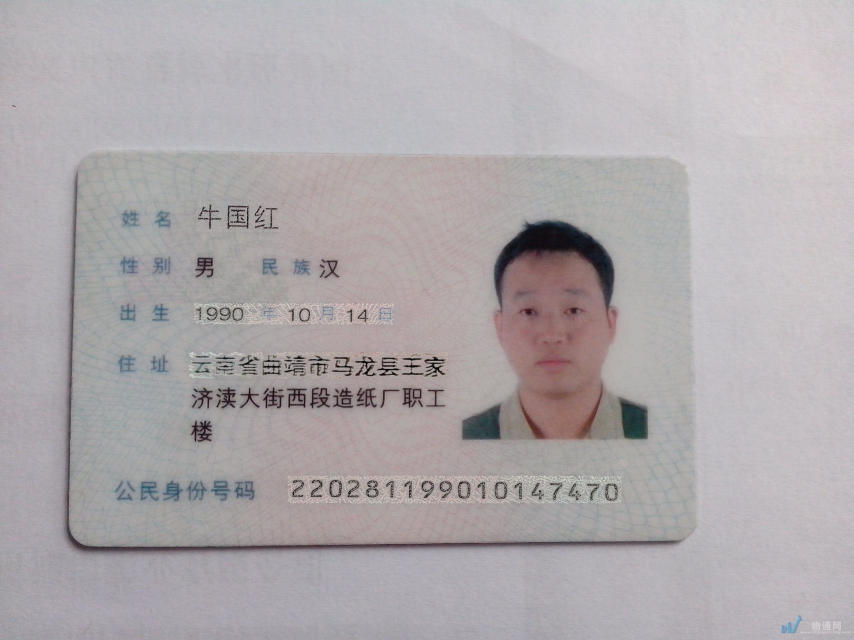
#> input picture tamper_data/easy/images/0039_1.jpg, 2560 x 1920 px, found by its file name (shown at 1/3 size); its folder holds only this picture in this run
$ python step1_build_matrix.py
#> lines starting #> are read from the running program, lines starting #| are printed output that depends on the picture
### src/features/feature_ela.py
"""
ELA (Error Level Analysis) 错误级别分析
原理：通过重新压缩图像并比较误差来检测篡改区域
"""

import cv2
import numpy as np

def extract_ela_features(image_path, quality=90):
    """
    提取ELA特征

    Args:
        image_path: 图像路径
        quality: JPEG压缩质量 (1-100)

    Returns:
        feature_vector: 特征向量
        ela_image: ELA差异图像
    """
    # 读取原始图像
    original = cv2.imread(image_path)
    if original is None:
        return None, None

    # 保存为JPEG格式（模拟二次压缩）
    temp_path = '/tmp/ela_temp.jpg'
    cv2.imwrite(temp_path, original, [cv2.IMWRITE_JPEG_QUALITY, quality])

    # 读取压缩后的图像
    compressed = cv2.imread(temp_path)

    # 计算差异
    diff = cv2.absdiff(original, compressed)

    # 放大差异
    ela_image = diff * 20

    # 转换为灰度
    gray_ela = cv2.cvtColor(ela_image, cv2.COLOR_BGR2GRAY)

    # 提取特征
    mean_val = np.mean(gray_ela)
    std_val = np.std(gray_ela)
    max_val = np.max(gray_ela)

    # 计算高频区域的占比
    threshold = mean_val + 2 * std_val
    high_freq_ratio = np.sum(gray_ela > threshold) / gray_ela.size

    feature_vector = [mean_val, std_val, max_val, high_freq_ratio]

    return np.array(feature_vector), ela_image


def detect_tampering_ela(image_path, threshold=15):
    """
    使用ELA检测篡改

    Args:
        image_path: 图像路径
        threshold: 篡改判定阈值

    Returns:
        is_tampered: 是否篡改
        score: 篡改分数
    """
    features, _ = extract_ela_features(image_path)

    if features is None:
        return False, 0

    # 使用均值和标准差计算篡改分数
    score = features[0] + features[1]  # mean + std

    is_tampered = score > threshold

    return is_tampered, score

### scripts/step1_build_matrix.py
"""
步骤3.5.1: 构建全量特征矩阵
提取5731张图片的24个特征
"""

import os
import sys
import time
import numpy as np
import pandas as pd
from datetime import datetime

sys.path.insert(0, os.path.join(os.path.dirname(os.path.dirname(os.path.abspath(__file__))), 'src'))

# 数据路径
DATA_DIR = '/tmp/forgery/tamper_data_full/processed'
OUTPUT_DIR = '/tmp/forgery/results/full'

# 导入特征模块
from features import (
    feature_ela, feature_dct, feature_cfa, feature_noise,
    feature_edge, feature_lbp, feature_histogram, feature_sift,
    feature_fft, feature_metadata,
    feature_hog, feature_color, feature_adjacency, feature_wavelet,
    feature_gradient, feature_block_dct, feature_jpeg_ghost, feature_local_noise,
    feature_resampling, feature_contrast, feature_blur, feature_saturation,
    feature_splicing
)

try:
    from features import feature_jpeg_block
    HAS_JPEG_BLOCK = True
except:
    HAS_JPEG_BLOCK = False

FEATURE_MODULES = [
    ('ela', feature_ela),
    ('dct', feature_dct),
    ('cfa', feature_cfa),
    ('noise', feature_noise),
    ('edge', feature_edge),
    ('lbp', feature_lbp),
    ('histogram', feature_histogram),
    ('sift', feature_sift),
    ('fft', feature_fft),
    ('metadata', feature_metadata),
    ('hog', feature_hog),
    ('color', feature_color),
    ('adjacency', feature_adjacency),
    ('wavelet', feature_wavelet),
    ('gradient', feature_gradient),
    ('block_dct', feature_block_dct),
    ('jpeg_ghost', feature_jpeg_ghost),
    ('local_noise', feature_local_noise),
    ('resampling', feature_resampling),
    ('contrast', feature_contrast),
    ('blur', feature_blur),
    ('saturation', feature_saturation),
    ('splicing', feature_splicing),
]

if HAS_JPEG_BLOCK:
    FEATURE_MODULES.append(('jpeg_block', feature_jpeg_block))

FEATURE_NAMES = [f[0] for f in FEATURE_MODULES]


def collect_samples():
    """收集所有样本路径"""
    samples = []

    # Easy
    easy_dir = os.path.join(DATA_DIR, 'easy/images')
    if os.path.exists(easy_dir):
        for f in sorted(os.listdir(easy_dir)):
            if f.endswith(('.jpg', '.png', '.jpeg')):
                samples.append({
                    'path': os.path.join(easy_dir, f),
                    'filename': f,
                    'category': 'easy',
                    'label': 1
                })

    # Difficult
    diff_dir = os.path.join(DATA_DIR, 'difficult/images')
    if os.path.exists(diff_dir):
        for f in sorted(os.listdir(diff_dir)):
            if f.endswith(('.jpg', '.png', '.jpeg')):
                samples.append({
                    'path': os.path.join(diff_dir, f),
                    'filename': f,
                    'category': 'difficult',
                    'label': 1
                })

    # Good
    good_dir = os.path.join(DATA_DIR, 'good')
    if os.path.exists(good_dir):
        for f in sorted(os.listdir(good_dir)):
            if f.endswith(('.jpg', '.png', '.jpeg')):
                samples.append({
                    'path': os.path.join(good_dir, f),
                    'filename': f,
                    'category': 'good',
                    'label': 0
                })

    return samples


def extract_features(samples):
    """提取特征"""
    X = []
    y = []

    total = len(samples)
    start_time = time.time()

    for i, sample in enumerate(samples):
        # 进度显示
        if (i + 1) % 200 == 0:
            elapsed = time.time() - start_time
            speed = (i + 1) / elapsed
            eta = (total - i - 1) / speed
            print(f"进度: {i+1}/{total} ({(i+1)/total*100:.1f}%), 速度: {speed:.1f}张/秒, ETA: {eta:.0f}秒")

        features = []
        for fname, fmodule in FEATURE_MODULES:
            detect_func = getattr(fmodule, f'detect_tampering_{fname}', None)
            if detect_func:
                try:
                    _, score = detect_func(sample['path'])
                    features.append(float(score))
                except:
                    features.append(0.0)
            else:
                features.append(0.0)

        X.append(features)
        y.append(sample['label'])
#> this loop made 1 pass
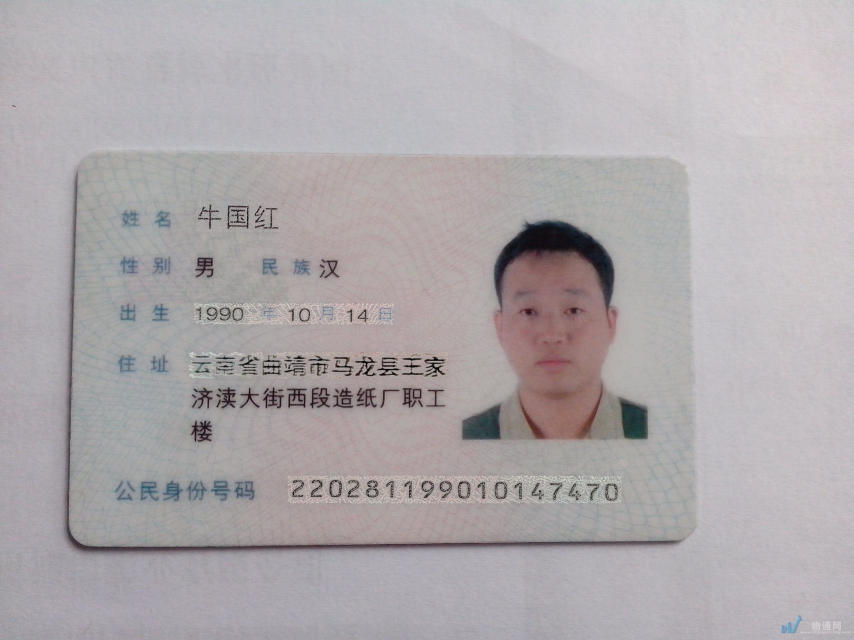
#> input picture tamper_data/easy/images/0039_1.jpg, 2560 x 1920 px, found by its file name (shown at 1/3 size)
#> pass 1, in extract_ela_features, `ela_image = diff * 20`:
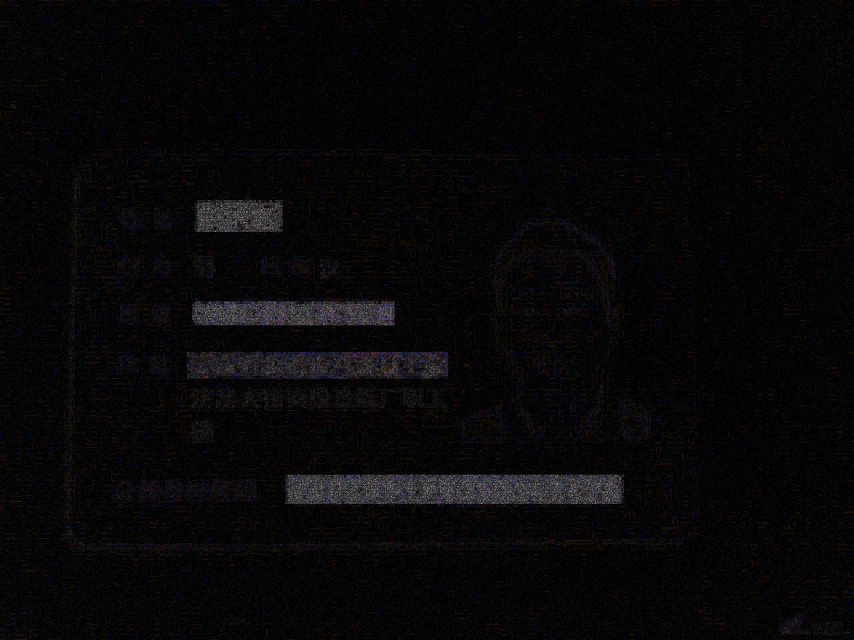
#> ela_image: shape (1920, 2560, 3) (shown at 1/3 size); mean B, G, R 7.5, 7.1, 7.6

    return np.array(X), np.array(y)


def main():
    print("=" * 60)
    print("步骤3.5.1: 构建全量特征矩阵")
    print(f"时间: {datetime.now().strftime('%Y-%m-%d %H:%M:%S')}")
    print("=" * 60)

    # 收集样本
    print("\n收集样本...")
    samples = collect_samples()

    easy_count = sum(1 for s in samples if s['category'] == 'easy')
    diff_count = sum(1 for s in samples if s['category'] == 'difficult')
    good_count = sum(1 for s in samples if s['category'] == 'good')

    print(f"总样本: {len(samples)}")
    print(f"  Easy (篡改): {easy_count}")
    print(f"  Difficult (篡改): {diff_count}")
    print(f"  Good (正常): {good_count}")
    print(f"  篡改总计: {easy_count + diff_count}")

    # 提取特征
    print(f"\n提取 {len(FEATURE_NAMES)} 个特征...")
    X, y = extract_features(samples)

    print(f"\n特征矩阵: {X.shape}")
    print(f"标签分布: 篡改={np.sum(y==1)}, 正常={np.sum(y==0)}")

    # 保存
    os.makedirs(OUTPUT_DIR, exist_ok=True)

    # NPZ
    np.savez(
        os.path.join(OUTPUT_DIR, 'feature_matrix.npz'),
        X=X, y=y, feature_names=FEATURE_NAMES
    )

    # CSV
    df = pd.DataFrame(X, columns=FEATURE_NAMES)
    df['label'] = y
    df.to_csv(os.path.join(OUTPUT_DIR, 'feature_matrix.csv'), index=False)

    print(f"\n保存到: {OUTPUT_DIR}")
    print(f"  feature_matrix.npz")
    print(f"  feature_matrix.csv")

    # 特征统计
    print("\n特征统计:")
    print(f"{'特征':<15} {'最小值':>12} {'最大值':>12} {'均值':>12}")
    print("-" * 55)
    for i, name in enumerate(FEATURE_NAMES):
        print(f"{name:<15} {X[:,i].min():>12.4f} {X[:,i].max():>12.4f} {X[:,i].mean():>12.4f}")

    return X, y


if __name__ == '__main__':
#> (the run stopped early here; a loop or call above may not have finished)

$ run again, on tamper_data/easy/images/test15.jpg
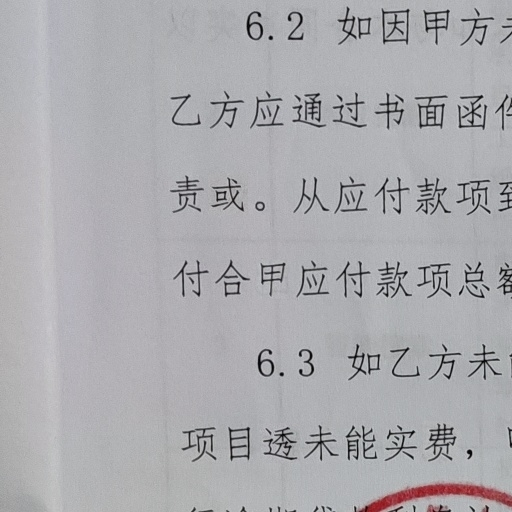
#> input picture tamper_data/easy/images/test15.jpg, 512 x 512 px, found by its file name
#> the loop in extract_features, `for i, sample in enumerate(samples):` made 1 pass
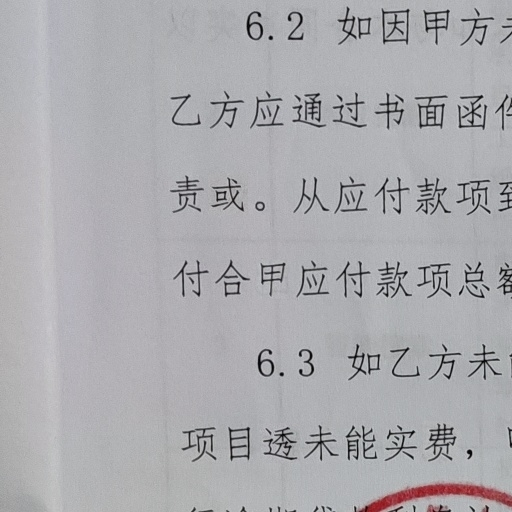
#> input picture tamper_data/easy/images/test15.jpg, 512 x 512 px, found by its file name
#> pass 1, in extract_ela_features, `ela_image = diff * 20`:
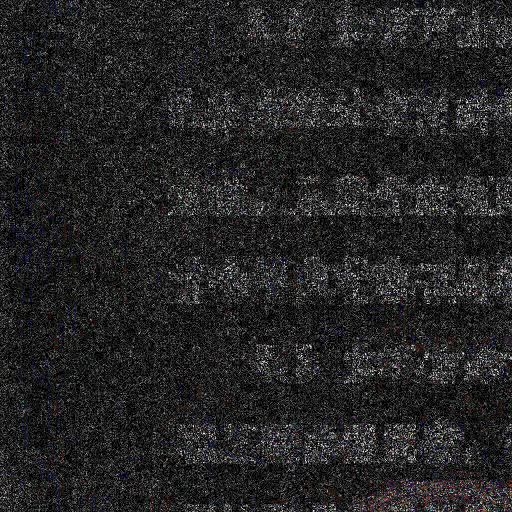
#> ela_image: shape (512, 512, 3); mean B, G, R 37.4, 36.9, 37.2
